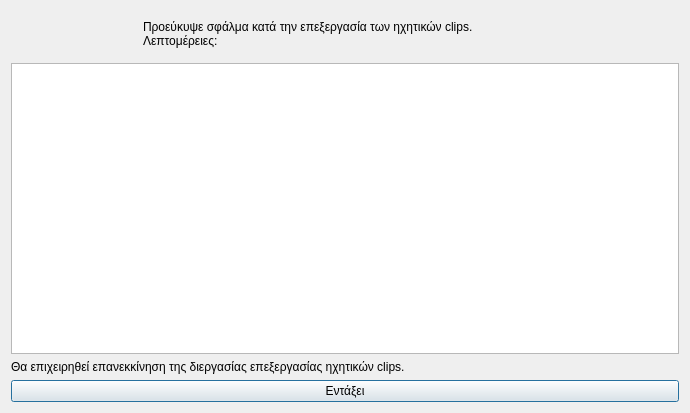
<?xml version="1.0" encoding="UTF-8"?>
<ui version="4.0">
 <class>Dialog</class>
 <widget class="QDialog" name="Dialog">
  <property name="geometry">
   <rect>
    <x>0</x>
    <y>0</y>
    <width>690</width>
    <height>413</height>
   </rect>
  </property>
  <property name="windowTitle">
   <string>Σφάλμα στην διεργασία επεξεργασίας ηχητικών clips</string>
  </property>
  <property name="windowIcon">
   <iconset resource="../../../icons.qrc">
    <normaloff>:/rest-windows/assets/images/rest-windows/information.png</normaloff>:/rest-windows/assets/images/rest-windows/information.png</iconset>
  </property>
  <layout class="QGridLayout" name="gridLayout">
   <item row="0" column="0">
    <widget class="QFrame" name="frame">
     <property name="styleSheet">
      <string notr="true">QFrame{border:0px;}</string>
     </property>
     <property name="frameShape">
      <enum>QFrame::StyledPanel</enum>
     </property>
     <property name="frameShadow">
      <enum>QFrame::Raised</enum>
     </property>
     <layout class="QHBoxLayout" name="horizontalLayout">
      <item>
       <widget class="QLabel" name="image_label">
        <property name="maximumSize">
         <size>
          <width>117</width>
          <height>117</height>
         </size>
        </property>
        <property name="text">
         <string/>
        </property>
        <property name="pixmap">
         <pixmap resource="../../../icons.qrc">:/rest-windows/assets/images/rest-windows/information.png</pixmap>
        </property>
        <property name="scaledContents">
         <bool>true</bool>
        </property>
       </widget>
      </item>
      <item>
       <widget class="QLabel" name="label">
        <property name="text">
         <string>Προεύκυψε σφάλμα κατά την επεξεργασία των ηχητικών clips.
Λεπτομέρειες:</string>
        </property>
        <property name="alignment">
         <set>Qt::AlignJustify|Qt::AlignVCenter</set>
        </property>
       </widget>
      </item>
     </layout>
    </widget>
   </item>
   <item row="3" column="0">
    <widget class="QPushButton" name="ok">
     <property name="text">
      <string>Εντάξει</string>
     </property>
     <property name="icon">
      <iconset resource="../../../icons.qrc">
       <normaloff>:/rest-windows/assets/images/rest-windows/ok.png</normaloff>:/rest-windows/assets/images/rest-windows/ok.png</iconset>
     </property>
    </widget>
   </item>
   <item row="1" column="0">
    <widget class="QPlainTextEdit" name="details"/>
   </item>
   <item row="2" column="0">
    <widget class="QLabel" name="label_2">
     <property name="text">
      <string>Θα επιχειρηθεί επανεκκίνηση της διεργασίας επεξεργασίας ηχητικών clips.</string>
     </property>
     <property name="alignment">
      <set>Qt::AlignJustify|Qt::AlignVCenter</set>
     </property>
    </widget>
   </item>
  </layout>
 </widget>
 <tabstops>
  <tabstop>details</tabstop>
  <tabstop>ok</tabstop>
 </tabstops>
 <resources>
  <include location="../../../icons.qrc"/>
  <include location="../../../icons.qrc"/>
  <include location="../../../icons.qrc"/>
  <include location="../../../icons.qrc"/>
 </resources>
 <connections/>
</ui>
